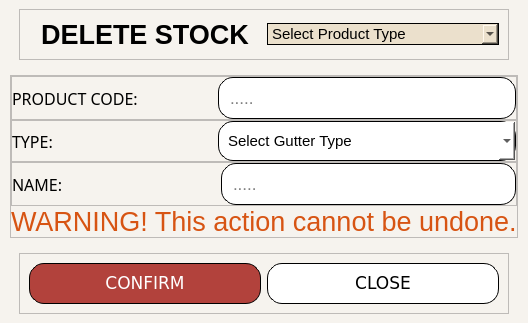
                    <widget class="QWidget" name="page_6">
                     <layout class="QVBoxLayout" name="verticalLayout_35">
                      <property name="leftMargin">
                       <number>0</number>
                      </property>
                      <property name="topMargin">
                       <number>0</number>
                      </property>
                      <property name="rightMargin">
                       <number>0</number>
                      </property>
                      <property name="bottomMargin">
                       <number>0</number>
                      </property>
                      <item>
                       <widget class="QWidget" name="widget_13" native="true">
                        <property name="styleSheet">
                         <string notr="true">background: #f6f3ee;</string>
                        </property>
                        <layout class="QVBoxLayout" name="verticalLayout_32">
                         <property name="leftMargin">
                          <number>10</number>
                         </property>
                         <property name="topMargin">
                          <number>0</number>
                         </property>
                         <property name="rightMargin">
                          <number>10</number>
                         </property>
                         <property name="bottomMargin">
                          <number>0</number>
                         </property>
                         <item alignment="Qt::AlignTop">
                          <widget class="QWidget" name="widget_14" native="true">
                           <layout class="QHBoxLayout" name="horizontalLayout_56">
                            <item>
                             <widget class="QFrame" name="frame_37">
                              <property name="frameShape">
                               <enum>QFrame::StyledPanel</enum>
                              </property>
                              <property name="frameShadow">
                               <enum>QFrame::Raised</enum>
                              </property>
                              <layout class="QHBoxLayout" name="horizontalLayout_57">
                               <item>
                                <widget class="QLabel" name="addStocklabel_3">
                                 <property name="sizePolicy">
                                  <sizepolicy hsizetype="Minimum" vsizetype="Preferred">
                                   <horstretch>0</horstretch>
                                   <verstretch>0</verstretch>
                                  </sizepolicy>
                                 </property>
                                 <property name="font">
                                  <font>
                                   <family>Arial</family>
                                   <pointsize>20</pointsize>
                                   <weight>75</weight>
                                   <bold>true</bold>
                                   <underline>false</underline>
                                  </font>
                                 </property>
                                 <property name="styleSheet">
                                  <string notr="true">    background-color: transparent;
</string>
                                 </property>
                                 <property name="text">
                                  <string>DELETE STOCK</string>
                                 </property>
                                 <property name="alignment">
                                  <set>Qt::AlignCenter</set>
                                 </property>
                                </widget>
                               </item>
                               <item>
                                <widget class="QComboBox" name="comboBox_Select_Prod_Type_toAdd_3">
                                 <property name="sizePolicy">
                                  <sizepolicy hsizetype="Minimum" vsizetype="Fixed">
                                   <horstretch>0</horstretch>
                                   <verstretch>0</verstretch>
                                  </sizepolicy>
                                 </property>
                                 <property name="font">
                                  <font>
                                   <pointsize>11</pointsize>
                                  </font>
                                 </property>
                                 <property name="layoutDirection">
                                  <enum>Qt::LeftToRight</enum>
                                 </property>
                                 <property name="styleSheet">
                                  <string notr="true">    background-color: #ebe0cc;
    border-radius: 15px;
border: 1px solid #000000; 
text-align: center;</string>
                                 </property>
                                 <item>
                                  <property name="text">
                                   <string>Select Product Type</string>
                                  </property>
                                 </item>
                                 <item>
                                  <property name="text">
                                   <string>ROOF</string>
                                  </property>
                                 </item>
                                 <item>
                                  <property name="text">
                                   <string>SPANDREL</string>
                                  </property>
                                 </item>
                                 <item>
                                  <property name="text">
                                   <string>GUTTER</string>
                                  </property>
                                 </item>
                                </widget>
                               </item>
                              </layout>
                             </widget>
                            </item>
                           </layout>
                          </widget>
                         </item>
                         <item>
                          <widget class="QWidget" name="widget_15" native="true">
                           <property name="sizePolicy">
                            <sizepolicy hsizetype="Preferred" vsizetype="Expanding">
                             <horstretch>0</horstretch>
                             <verstretch>0</verstretch>
                            </sizepolicy>
                           </property>
                           <layout class="QHBoxLayout" name="horizontalLayout_58">
                            <property name="leftMargin">
                             <number>0</number>
                            </property>
                            <property name="topMargin">
                             <number>0</number>
                            </property>
                            <property name="rightMargin">
                             <number>0</number>
                            </property>
                            <property name="bottomMargin">
                             <number>0</number>
                            </property>
                            <item>
                             <widget class="QFrame" name="frame_38">
                              <property name="frameShape">
                               <enum>QFrame::StyledPanel</enum>
                              </property>
                              <property name="frameShadow">
                               <enum>QFrame::Raised</enum>
                              </property>
                              <layout class="QVBoxLayout" name="verticalLayout_33">
                               <property name="spacing">
                                <number>0</number>
                               </property>
                               <property name="leftMargin">
                                <number>0</number>
                               </property>
                               <property name="topMargin">
                                <number>0</number>
                               </property>
                               <property name="rightMargin">
                                <number>0</number>
                               </property>
                               <property name="bottomMargin">
                                <number>0</number>
                               </property>
                               <item>
                                <widget class="QFrame" name="frame_39">
                                 <property name="frameShape">
                                  <enum>QFrame::StyledPanel</enum>
                                 </property>
                                 <property name="frameShadow">
                                  <enum>QFrame::Raised</enum>
                                 </property>
                                 <layout class="QHBoxLayout" name="horizontalLayout_59">
                                  <property name="spacing">
                                   <number>80</number>
                                  </property>
                                  <property name="leftMargin">
                                   <number>0</number>
                                  </property>
                                  <property name="topMargin">
                                   <number>0</number>
                                  </property>
                                  <property name="rightMargin">
                                   <number>0</number>
                                  </property>
                                  <property name="bottomMargin">
                                   <number>0</number>
                                  </property>
                                  <item>
                                   <widget class="QLabel" name="label_42">
                                    <property name="font">
                                     <font>
                                      <family>Poppins Medium</family>
                                      <pointsize>12</pointsize>
                                      <weight>50</weight>
                                      <bold>false</bold>
                                     </font>
                                    </property>
                                    <property name="styleSheet">
                                     <string notr="true">    background-color: transparent;
</string>
                                    </property>
                                    <property name="text">
                                     <string>PRODUCT CODE:</string>
                                    </property>
                                   </widget>
                                  </item>
                                  <item>
                                   <widget class="QLineEdit" name="lineEdit_AddROOF_prodCode_22">
                                    <property name="font">
                                     <font>
                                      <pointsize>13</pointsize>
                                     </font>
                                    </property>
                                    <property name="styleSheet">
                                     <string notr="true">    background-color: #ffffff;
    color: black;
    border-radius: 15px;
border: 1px solid #000000; 
    padding: 9px;
</string>
                                    </property>
                                    <property name="placeholderText">
                                     <string>.....</string>
                                    </property>
                                   </widget>
                                  </item>
                                 </layout>
                                </widget>
                               </item>
                               <item>
                                <widget class="QFrame" name="frame_40">
                                 <property name="frameShape">
                                  <enum>QFrame::StyledPanel</enum>
                                 </property>
                                 <property name="frameShadow">
                                  <enum>QFrame::Raised</enum>
                                 </property>
                                 <layout class="QHBoxLayout" name="horizontalLayout_60">
                                  <property name="spacing">
                                   <number>165</number>
                                  </property>
                                  <property name="leftMargin">
                                   <number>0</number>
                                  </property>
                                  <property name="topMargin">
                                   <number>0</number>
                                  </property>
                                  <property name="rightMargin">
                                   <number>0</number>
                                  </property>
                                  <property name="bottomMargin">
                                   <number>0</number>
                                  </property>
                                  <item>
                                   <widget class="QLabel" name="label_43">
                                    <property name="font">
                                     <font>
                                      <family>Poppins Medium</family>
                                      <pointsize>12</pointsize>
                                      <weight>50</weight>
                                      <bold>false</bold>
                                     </font>
                                    </property>
                                    <property name="styleSheet">
                                     <string notr="true">    background-color: transparent;
</string>
                                    </property>
                                    <property name="text">
                                     <string>TYPE:</string>
                                    </property>
                                   </widget>
                                  </item>
                                  <item>
                                   <widget class="QComboBox" name="comboBox_AddROOF_Type_3">
                                    <property name="sizePolicy">
                                     <sizepolicy hsizetype="Expanding" vsizetype="Fixed">
                                      <horstretch>0</horstretch>
                                      <verstretch>0</verstretch>
                                     </sizepolicy>
                                    </property>
                                    <property name="font">
                                     <font>
                                      <pointsize>11</pointsize>
                                     </font>
                                    </property>
                                    <property name="styleSheet">
                                     <string notr="true">    background-color: #ffffff;
    color: black;
    border-radius: 15px;
border: 1px solid #000000; 
    padding: 9px;
</string>
                                    </property>
                                    <item>
                                     <property name="text">
                                      <string>Select Gutter Type</string>
                                     </property>
                                    </item>
                                    <item>
                                     <property name="text">
                                      <string>Ribstar (Roof Type)</string>
                                     </property>
                                    </item>
                                    <item>
                                     <property name="text">
                                      <string>TileStar (Roof Type)</string>
                                     </property>
                                    </item>
                                    <item>
                                     <property name="text">
                                      <string>Corrugated (Roof Type)</string>
                                     </property>
                                    </item>
                                    <item>
                                     <property name="text">
                                      <string>Ridge Roll (Roof Bended Material)</string>
                                     </property>
                                    </item>
                                    <item>
                                     <property name="text">
                                      <string>Metal Fascia (Roof Bended Material)</string>
                                     </property>
                                    </item>
                                    <item>
                                     <property name="text">
                                      <string>Molding (Roof Bended Material)</string>
                                     </property>
                                    </item>
                                    <item>
                                     <property name="text">
                                      <string>Capping (Roof Bended Material)</string>
                                     </property>
                                    </item>
                                   </widget>
                                  </item>
                                 </layout>
                                </widget>
                               </item>
                               <item>
                                <widget class="QFrame" name="frame_41">
                                 <property name="frameShape">
                                  <enum>QFrame::StyledPanel</enum>
                                 </property>
                                 <property name="frameShadow">
                                  <enum>QFrame::Raised</enum>
                                 </property>
                                 <layout class="QHBoxLayout" name="horizontalLayout_61">
                                  <property name="spacing">
                                   <number>158</number>
                                  </property>
                                  <property name="leftMargin">
                                   <number>0</number>
                                  </property>
                                  <property name="topMargin">
                                   <number>0</number>
                                  </property>
                                  <property name="rightMargin">
                                   <number>0</number>
                                  </property>
                                  <property name="bottomMargin">
                                   <number>0</number>
                                  </property>
                                  <item>
                                   <widget class="QLabel" name="label_44">
                                    <property name="font">
                                     <font>
                                      <family>Poppins Medium</family>
                                      <pointsize>12</pointsize>
                                      <weight>50</weight>
                                      <bold>false</bold>
                                     </font>
                                    </property>
                                    <property name="styleSheet">
                                     <string notr="true">    background-color: transparent;
</string>
                                    </property>
                                    <property name="text">
                                     <string>NAME:</string>
                                    </property>
                                   </widget>
                                  </item>
                                  <item>
                                   <widget class="QLineEdit" name="lineEdit_AddROOF_prodCode_23">
                                    <property name="font">
                                     <font>
                                      <pointsize>13</pointsize>
                                     </font>
                                    </property>
                                    <property name="styleSheet">
                                     <string notr="true">    background-color: #ffffff;
    color: black;
    border-radius: 15px;
border: 1px solid #000000; 
    padding: 9px;
</string>
                                    </property>
                                    <property name="placeholderText">
                                     <string>.....</string>
                                    </property>
                                   </widget>
                                  </item>
                                 </layout>
                                </widget>
                               </item>
                               <item alignment="Qt::AlignHCenter">
                                <widget class="QLabel" name="label_2">
                                 <property name="font">
                                  <font>
                                   <family>Arial</family>
                                   <pointsize>20</pointsize>
                                  </font>
                                 </property>
                                 <property name="styleSheet">
                                  <string notr="true">    background-color: transparent;
color: #d75413;
</string>
                                 </property>
                                 <property name="text">
                                  <string>WARNING! This action cannot be undone.</string>
                                 </property>
                                </widget>
                               </item>
                              </layout>
                             </widget>
                            </item>
                           </layout>
                          </widget>
                         </item>
                         <item>
                          <widget class="QWidget" name="widget_16" native="true">
                           <layout class="QHBoxLayout" name="horizontalLayout_70">
                            <item>
                             <widget class="QFrame" name="frame_51">
                              <property name="frameShape">
                               <enum>QFrame::StyledPanel</enum>
                              </property>
                              <property name="frameShadow">
                               <enum>QFrame::Raised</enum>
                              </property>
                              <layout class="QHBoxLayout" name="horizontalLayout_71">
                               <item>
                                <widget class="QPushButton" name="pushButton_6">
                                 <property name="font">
                                  <font>
                                   <family>Verdana</family>
                                   <pointsize>13</pointsize>
                                  </font>
                                 </property>
                                 <property name="styleSheet">
                                  <string notr="true">    background-color: #b2423c;
    color: white;
    border-radius: 15px;
border: 1px solid #000000; 
    padding: 9px;
font-family: &quot;Verdana&quot;, sans-serif; 
text-align: center;</string>
                                 </property>
                                 <property name="text">
                                  <string>CONFIRM</string>
                                 </property>
                                </widget>
                               </item>
                               <item>
                                <widget class="QPushButton" name="pushButton_7">
                                 <property name="font">
                                  <font>
                                   <family>Verdana</family>
                                   <pointsize>13</pointsize>
                                  </font>
                                 </property>
                                 <property name="styleSheet">
                                  <string notr="true">
/* Default Inactive Button */
QPushButton {
    background-color: #ffffff;
    color: black;
    border-radius: 15px;
border: 1px solid #000000; 
    padding: 9px;
font-family: &quot;Verdana&quot;, sans-serif; 
text-align: center;
}

/* Hover Effect on Inactive Buttons */
QPushButton:hover {
    background-color: #a6a6a6;
    color: white;
}

/* Active Button (Current Page) */
QPushButton#activeButton {
    background-color: #a6a6a6;
    color: white;
}
</string>
                                 </property>
                                 <property name="text">
                                  <string>CLOSE</string>
                                 </property>
                                </widget>
                               </item>
                              </layout>
                             </widget>
                            </item>
                           </layout>
                          </widget>
                         </item>
                        </layout>
                       </widget>
                      </item>
                     </layout>
                    </widget>
